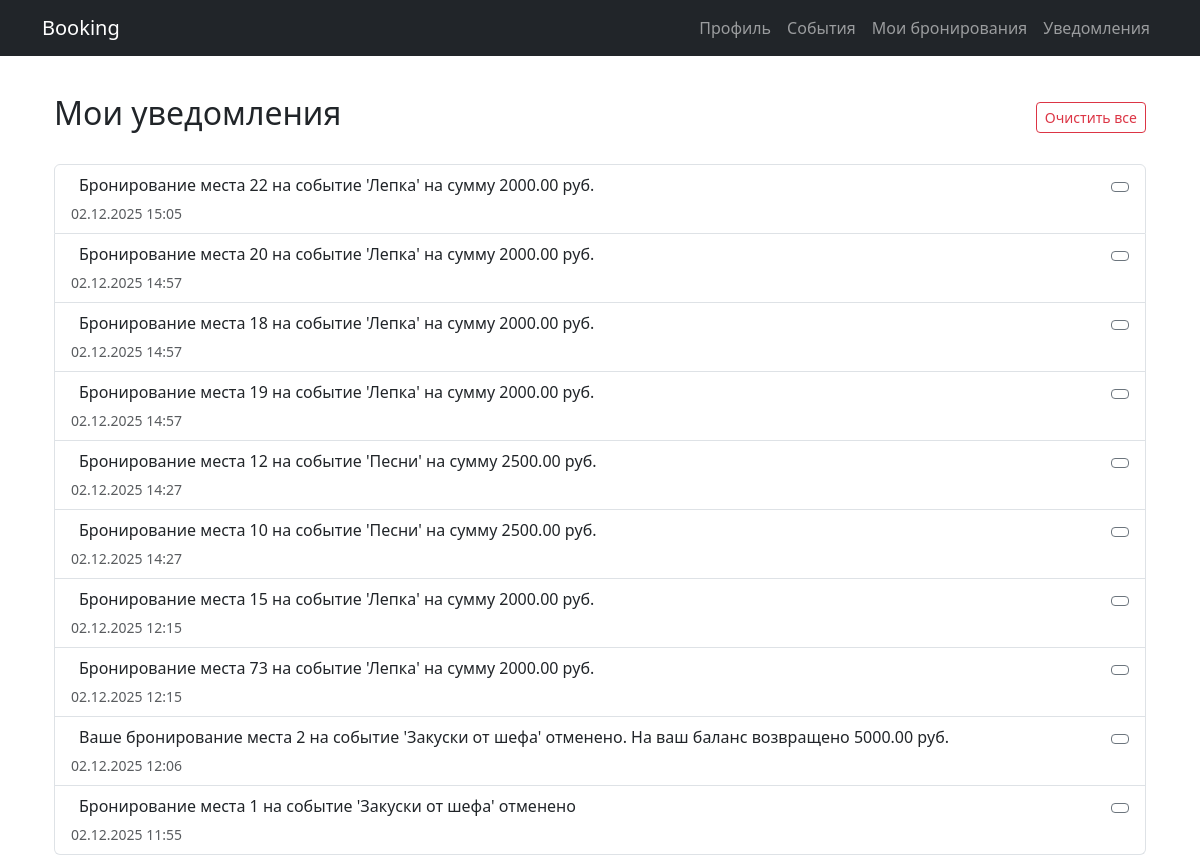
The app's page /user-notifications/ (signed in), older data.
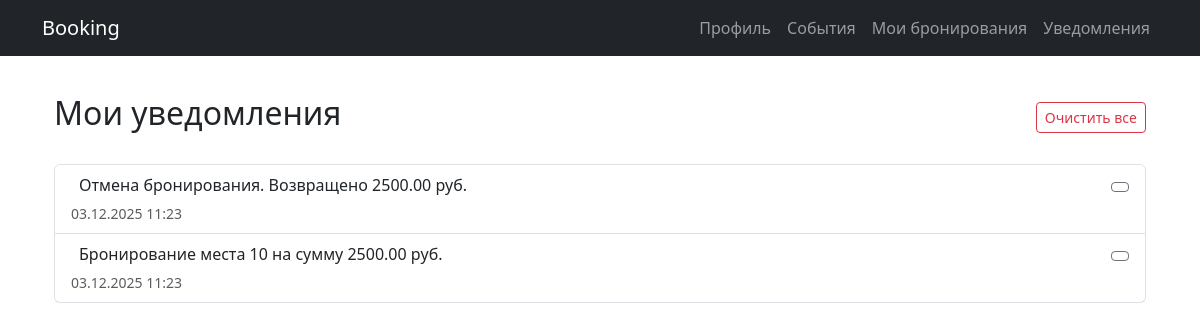
The same page, newer data.
### events/models.py (models this page shows, shortened)
class Notification(models.Model):
    user = models.ForeignKey(User, on_delete=models.CASCADE)
    message = models.TextField()
    is_read = models.BooleanField(default=False)
    created_at = models.DateTimeField(auto_now_add=True)

### events/views.py (the view, shortened to what this page needs)
# urls.py: path('user-notifications/', views.notifications_page, name='system-notifications'),
@login_required
def notifications_page(request):
    notifications = Notification.objects.filter(user=request.user).order_by('-created_at')
    if notifications.filter(is_read=False).exists():
        notifications.filter(is_read=False).update(is_read=True)
    return render(request, "templates/pages/notifications.html", {
        "notifications": notifications
    })

### templates/templates/pages/notifications.html (shortened to what this page needs)
{% extends '../base.html' %}
{% block content %}
<div class="container mt-4">
    <div class="d-flex justify-content-between align-items-center mb-4">
        <h2>
             Мои уведомления
        </h2>
        {% if notifications %}
        <form method="POST" onsubmit="return confirm('Удалить все уведомления?');">
            <button type="submit" class="btn btn-sm btn-outline-danger">
                 Очистить все
            </button>
        </form>
        {% endif %}
    </div>
    {% if notifications %}
        <div class="list-group">
            {% for notification in notifications %}
            <div class="list-group-item">
                <div class="d-flex w-100 justify-content-between align-items-start">
                    <div class="flex-grow-1 me-3">
                        <div class="d-flex align-items-center mb-1">
                            <div>{{ notification.message }}</div>
                        </div>
                        <small class="text-muted">
                             {{ notification.created_at|date:"d.m.Y H:i" }}
                        </small>
                    </div>
                    <form method="POST" class="ms-2">
                        <button type="submit" class="btn btn-sm btn-outline-secondary"
                                title="Удалить уведомление">
                        </button>
                    </form>
                </div>
            </div>
            {% endfor %}
        </div>
    {% endif %}
</div>
{% endblock %}

### templates/templates/base.html (shortened to what this page needs)
<!DOCTYPE html>
<html lang="ru">
<head>
    <link href="https://cdn.jsdelivr.net/npm/bootstrap@5.3.2/dist/css/bootstrap.min.css" rel="stylesheet">
</head>
<body>
<nav class="navbar navbar-expand-lg navbar-dark bg-dark fixed-top">
    <div class="container">
        <a class="navbar-brand" href="/">Booking</a>
        <div class="collapse navbar-collapse" id="navbarNav">
            <ul class="navbar-nav ms-auto">
                {% if user.is_authenticated %}
                    <li class="nav-item">
                        <a class="nav-link" href="/profile/">Профиль</a>
                    </li>
                    <li class="nav-item">
                        <a class="nav-link" href="/events-list/">События</a>
                    </li>
                    <li class="nav-item">
                        <a class="nav-link" href="/my-bookings/">Мои бронирования</a>
                    </li>
                   <li class="nav-item">
                        <a class="nav-link" href="{% url 'system-notifications' %}">
                             Уведомления
                        </a>
                    </li>
                {% endif %}
            </ul>
        </div>
    </div>
</nav>
<div class="container mt-4">
    {% block content %}{% endblock %}
</div>
</body>
</html>

### templates/templates/base.html (style rules this page uses)
body { padding-top: 70px; }

Row changes from the older to the newer data that the page shows:
removed Notification: message "Бронирование места 22 на событие 'Лепка' на сумму 2000.00 руб.", created_at "02.12.2025 15:05"
removed Notification: message "Бронирование места 20 на событие 'Лепка' на сумму 2000.00 руб.", created_at "02.12.2025 14:57"
removed Notification: message "Бронирование места 18 на событие 'Лепка' на сумму 2000.00 руб.", created_at "02.12.2025 14:57"
removed Notification: message "Бронирование места 19 на событие 'Лепка' на сумму 2000.00 руб.", created_at "02.12.2025 14:57"
removed Notification: message "Бронирование места 12 на событие 'Песни' на сумму 2500.00 руб.", created_at "02.12.2025 14:27"
removed Notification: message "Бронирование места 10 на событие 'Песни' на сумму 2500.00 руб.", created_at "02.12.2025 14:27"
removed Notification: message "Бронирование места 15 на событие 'Лепка' на сумму 2000.00 руб.", created_at "02.12.2025 12:15"
removed Notification: message "Бронирование места 73 на событие 'Лепка' на сумму 2000.00 руб.", created_at "02.12.2025 12:15"
removed Notification: message "Ваше бронирование места 2 на событие 'Закуски от шефа' отменено. На ваш баланс возвращено 5000.00 руб.", created_at "02.12.2025 12:06"
removed Notification: message "Бронирование места 1 на событие 'Закуски от шефа' отменено", created_at "02.12.2025 11:55"
added Notification: message "Отмена бронирования. Возвращено 2500.00 руб.", created_at "03.12.2025 11:23"
added Notification: message "Бронирование места 10 на сумму 2500.00 руб.", created_at "03.12.2025 11:23"
